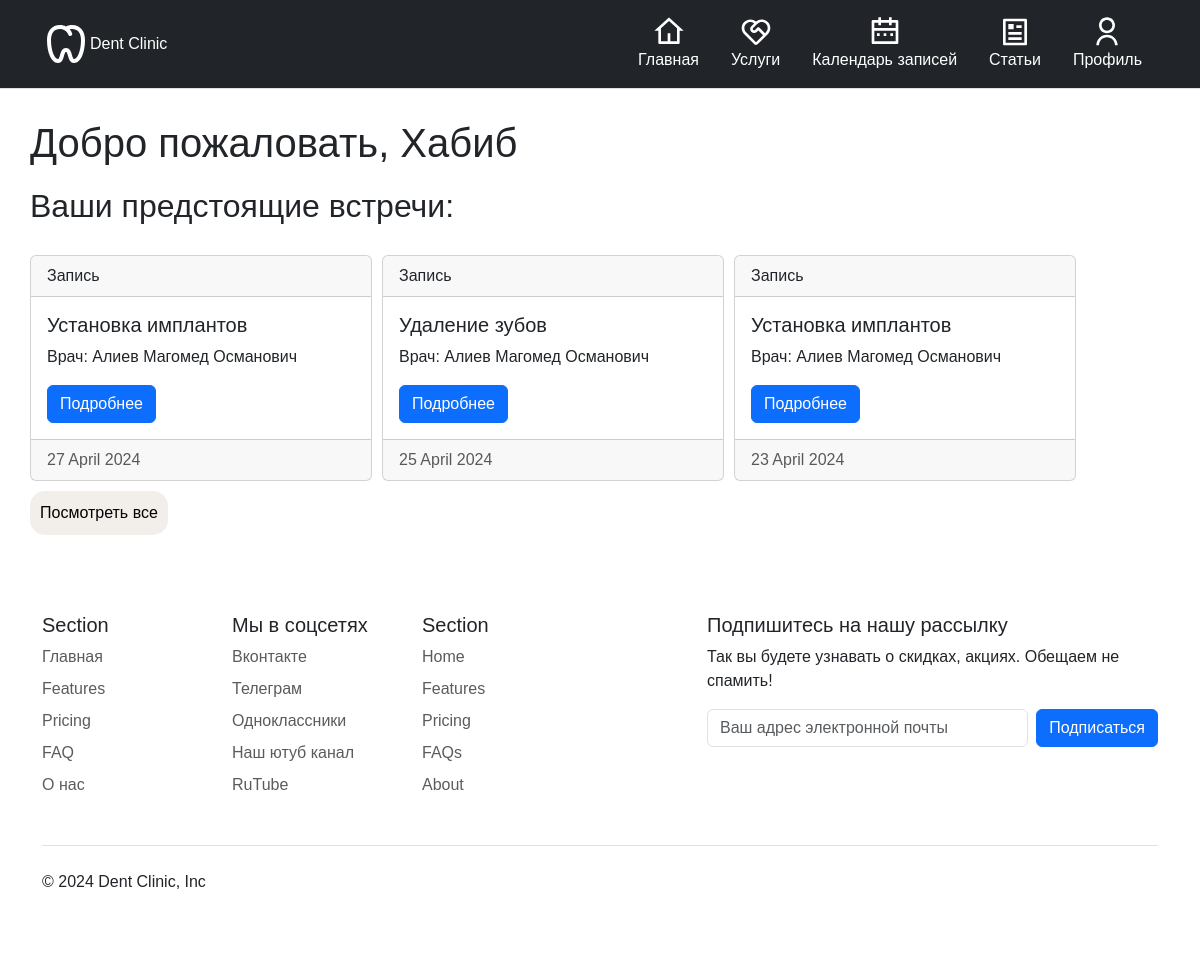
The page /clinic/ (signed in) on the database as committed earlier.
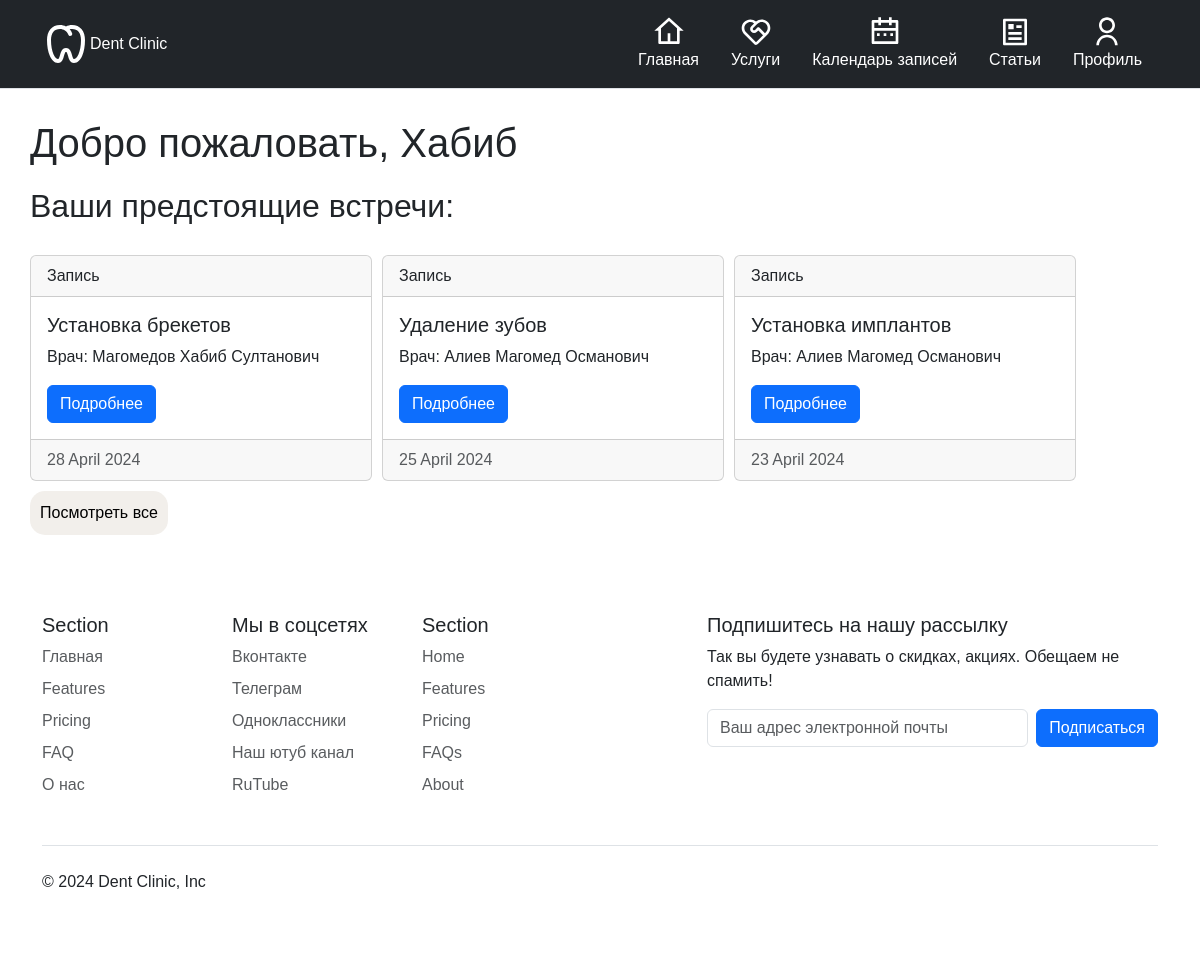
The same page on the database as committed later.
### clinic/models.py (models this page shows, shortened)
class User(AbstractUser):
    class Gender(models.TextChoices):
        FEMALE = "F", "Женский"
        MALE = "M", "Мужской"
    patronymic = models.CharField(max_length=30, null=True, verbose_name="Отчество")
    gender = models.CharField(max_length=1,
                              choices=Gender.choices,
                              default=Gender.MALE, null=True,
                              verbose_name="Пол")
    date_of_birth = models.DateField(null=True, verbose_name="Дата рождения")
    registration_date = models.DateField(auto_now_add=True, null=True, verbose_name="Дата регистрации")
    phone_number = models.CharField(max_length=20, null=True, verbose_name="Номер телефона")
    address = models.CharField(max_length=250, null=True, verbose_name="Адрес")

class Appointment(models.Model):
    class Meta:
        verbose_name = "Запись"
        verbose_name_plural = "Записи"
        ordering = ["-date"]
        indexes = [models.Index(fields=["-date"])]
    patient = models.ForeignKey(User, on_delete=models.CASCADE,
                                related_name="patient_appointments")
    doctor = models.ForeignKey(Doctor, on_delete=models.CASCADE,
                               related_name="doctor_appointments")
    date = models.DateTimeField()
    target = models.ForeignKey(Service, on_delete=models.CASCADE,
                               related_name="service_appointments",
                               null=True)
    @property
    def time_before_appoinment(self):
        dif = timezone.now() - self.date
        if dif.days == 0:
            return f"Сегодня в {self.date.strftime('%H:%M')}"
        if dif.days == 1:
            return f"Завтра в {self.date.strftime('%H:%M')}"
        if dif.days < 0:
            return f"Приём завершён {self.date.strftime('%d %B %Y')}"
        return f'{self.date.strftime("%d %B %Y")}'

class Service(models.Model):
    class Meta:
        verbose_name = "Услуга"
        verbose_name_plural = "Услуги"
    name = models.CharField(max_length=200)
    slug = models.SlugField(max_length=300)
    description = models.TextField()
    price = models.DecimalField(max_digits=8, decimal_places=2)
    def __str__(self):
        return self.name

class Doctor(models.Model):
    class Meta:
        verbose_name = "Врач"
        verbose_name_plural = "Врачи"
    first_name = models.CharField(max_length=50)
    last_name = models.CharField(max_length=50)
    patronymic = models.CharField(max_length=50)
    date_of_birth = models.DateField()
    email = models.EmailField()
    phone = models.CharField(max_length=20)
    class Specialization(models.TextChoices):
        WITHOUT_SPEC = "WS", "Нет"
        FIRST_SPEC = "FS", "Первая"
        SECOND_SPEC = "SS", "Вторая"
        HIGHER_SPEC = "HS", "Высшая"
    specialization = models.CharField(max_length=100)
    category = models.CharField(max_length=2, choices=Specialization.choices,
                                default=Specialization.WITHOUT_SPEC)
    works_since = models.DateField(null=True)
    bio = models.TextField()
    @property
    def full_name(self):
        return f"{self.last_name} {self.first_name} {self.patronymic}"
    def __str__(self):
        return self.full_name

### clinic/views.py (the view)
# urls.py: path("", views.index_page, name="index"),
def index_page(request):
    user = request.user
    appointments = Appointment.objects.filter(patient=user.id)
    return render(request, "index.html",
                  {"user": user,
                   "appointments": appointments})

### clinic/templates/index.html (shortened to what this page needs)
{% extends "base.html" %}
{% load static %}
{% block styles %}
<link rel="stylesheet" href="{% static 'css/index.css' %}">
{% endblock %}
{% block content %}
<div class="content">
    {% if user.is_authenticated %}
    <h1>Добро пожаловать, {{ user.first_name }}</h1>
    {% else %}
    <h1>Главная страница</h1>
    {% endif %}
    <h2 style="margin-top: 20px; margin-bottom: 20px;">Ваши предстоящие встречи:</h2>
    <div class="swiper-container">
        {% for appoint in appointments|slice:":3" %}
        <div class="card">
            <div class="card-header">
                Запись
            </div>
            <div class="card-body">
                <h5 class="card-title">{{ appoint.target }}</h5>
                <p class="card-text">Врач: {{ appoint.doctor }}</p>
                <a href="#" class="btn btn-primary">Подробнее</a>
            </div>
            <div class="card-footer text-body-secondary">
                {{ appoint.time_before_appoinment }}
            </div>
        </div>
        {% endfor %}
    </div>
    {% if appointments|length > 3 %}
    <a href="{% url 'clinic:appointments' %}"><input type="button" value="Посмотреть все" class="show_all_btn"></a>
    {% endif %}
</div>
{% endblock %}

### clinic/templates/base.html (shortened to what this page needs)
{% load static %}
<!DOCTYPE html>
<html lang="ru">
<head>
    <link href="https://cdn.jsdelivr.net/npm/bootstrap@5.3.0-alpha1/dist/css/bootstrap.min.css" rel="stylesheet">
    {% block styles %}{% endblock %}
</head>
<body style="padding: 0; margin: 0; font-family: sans-serif;">
{% include "header.html" %}
{% block content %}{% endblock %}
{% include "footer.html" %}
</body>
</html>

### clinic/templates/header.html (shortened to what this page needs)
<div class="px-3 py-2 text-bg-dark border-bottom">
    <div class="container">
        <div class="d-flex flex-wrap align-items-center justify-content-center justify-content-lg-start">
            <a href="{% url 'clinic:index' %}"
               class="d-flex align-items-center my-2 my-lg-0 me-lg-auto text-white text-decoration-none">
                Dent Clinic
            </a>
            <ul class="nav col-12 col-lg-auto my-2 justify-content-center my-md-0 text-small">
                <li>
                    <a href="{% url 'clinic:index' %}" class="nav-link text-white">
                        <div style="display: flex; flex-direction: column; align-items: center;">
                            Главная
                        </div>
                    </a>
                </li>
                <li>
                    <a href="{% url 'clinic:services_list' %}" class="nav-link text-white">
                        <div style="display: flex; flex-direction: column; align-items: center;">
                            Услуги
                        </div>
                    </a>
                </li>
                <li>
                    <a href="{% url 'clinic:appointments' %}" class="nav-link text-white">
                        <div style="display: flex; flex-direction: column; align-items: center;">
                            Календарь записей
                        </div>
                    </a>
                </li>
                <li>
                    <a href="{% url 'clinic:post_list' %}" class="nav-link text-white">
                        <div style="display: flex; flex-direction: column; align-items: center;">
                            Статьи
                        </div>
                    </a>
                </li>
                <li>
                    <a href="{% url 'clinic:profile' %}" class="nav-link text-white">
                        <div style="display: flex; flex-direction: column; align-items: center;">
                            Профиль
                        </div>
                    </a>
                </li>
            </ul>
        </div>
    </div>
</div>

### clinic/templates/footer.html (shortened to what this page needs)
<div class="container">
    <footer class="py-5">
        <div class="row">
            <div class="col-6 col-md-2 mb-3">
                <h5>Section</h5>
                <ul class="nav flex-column">
                    <li class="nav-item mb-2"><a href="#" class="nav-link p-0 text-body-secondary">Главная</a></li>
                    <li class="nav-item mb-2"><a href="#" class="nav-link p-0 text-body-secondary">Features</a></li>
                    <li class="nav-item mb-2"><a href="#" class="nav-link p-0 text-body-secondary">Pricing</a></li>
                    <li class="nav-item mb-2"><a href="#" class="nav-link p-0 text-body-secondary">FAQ</a></li>
                    <li class="nav-item mb-2"><a href="{% url 'clinic:about' %}" class="nav-link p-0 text-body-secondary">О нас</a></li>
                </ul>
            </div>
            <div class="col-6 col-md-2 mb-3">
                <h5>Мы в соцсетях</h5>
                <ul class="nav flex-column">
                    <li class="nav-item mb-2"><a href="#" class="nav-link p-0 text-body-secondary">Вконтакте</a></li>
                    <li class="nav-item mb-2"><a href="#" class="nav-link p-0 text-body-secondary">Телеграм</a></li>
                    <li class="nav-item mb-2"><a href="#" class="nav-link p-0 text-body-secondary">Одноклассники</a></li>
                    <li class="nav-item mb-2"><a href="#" class="nav-link p-0 text-body-secondary">Наш ютуб канал</a></li>
                    <li class="nav-item mb-2"><a href="#" class="nav-link p-0 text-body-secondary">RuTube</a></li>
                </ul>
            </div>
            <div class="col-6 col-md-2 mb-3">
                <h5>Section</h5>
                <ul class="nav flex-column">
                    <li class="nav-item mb-2"><a href="#" class="nav-link p-0 text-body-secondary">Home</a></li>
                    <li class="nav-item mb-2"><a href="#" class="nav-link p-0 text-body-secondary">Features</a></li>
                    <li class="nav-item mb-2"><a href="#" class="nav-link p-0 text-body-secondary">Pricing</a></li>
                    <li class="nav-item mb-2"><a href="#" class="nav-link p-0 text-body-secondary">FAQs</a></li>
                    <li class="nav-item mb-2"><a href="#" class="nav-link p-0 text-body-secondary">About</a></li>
                </ul>
            </div>
            <div class="col-md-5 offset-md-1 mb-3">
                <form>
                    <h5>Подпишитесь на нашу рассылку</h5>
                    <p>Так вы будете узнавать о скидках, акциях. Обещаем не спамить!</p>
                    <div class="d-flex flex-column flex-sm-row w-100 gap-2">
                        <input id="newsletter1" type="text" class="form-control" placeholder="Ваш адрес электронной почты">
                        <button class="btn btn-primary" type="button">Подписаться</button>
                    </div>
                </form>
            </div>
        </div>
        <div class="d-flex flex-column flex-sm-row justify-content-between py-4 my-4 border-top">
            <p>© 2024 Dent Clinic, Inc</p>
            <ul class="list-unstyled d-flex">
                <li class="ms-3"><a class="link-body-emphasis" href="#">
                    <svg class="bi" width="24" height="24">
                        <use xlink:href="#twitter"></use>
                    </svg>
                </a></li>
                <li class="ms-3"><a class="link-body-emphasis" href="#">
                    <svg class="bi" width="24" height="24">
                        <use xlink:href="#instagram"></use>
                    </svg>
                </a></li>
                <li class="ms-3"><a class="link-body-emphasis" href="#">
                    <svg class="bi" width="24" height="24">
                        <use xlink:href="#facebook"></use>
                    </svg>
                </a></li>
            </ul>
        </div>
    </footer>
</div>

### clinic/static/css/index.css (style rules this page uses)
.content { margin: 30px; }
.swiper-container { width: 100%; display: flex; justify-content: left; flex-direction: row; flex-wrap: wrap; align-items: center; }
.show_all_btn { background-color: #f2efeb; border-radius: 15px; border: none; padding: 10px; }
.card { margin: 10px; margin-left: 0; width: 30%; height: 50%; }

Rows that differ between the two databases and show on the page:
removed Appointment: target "Установка имплантов", doctor "Алиев Магомед Османович", time_before_appoinment "27 April 2024"
added Appointment: target "Установка брекетов", doctor "Магомедов Хабиб Султанович", time_before_appoinment "28 April 2024"
